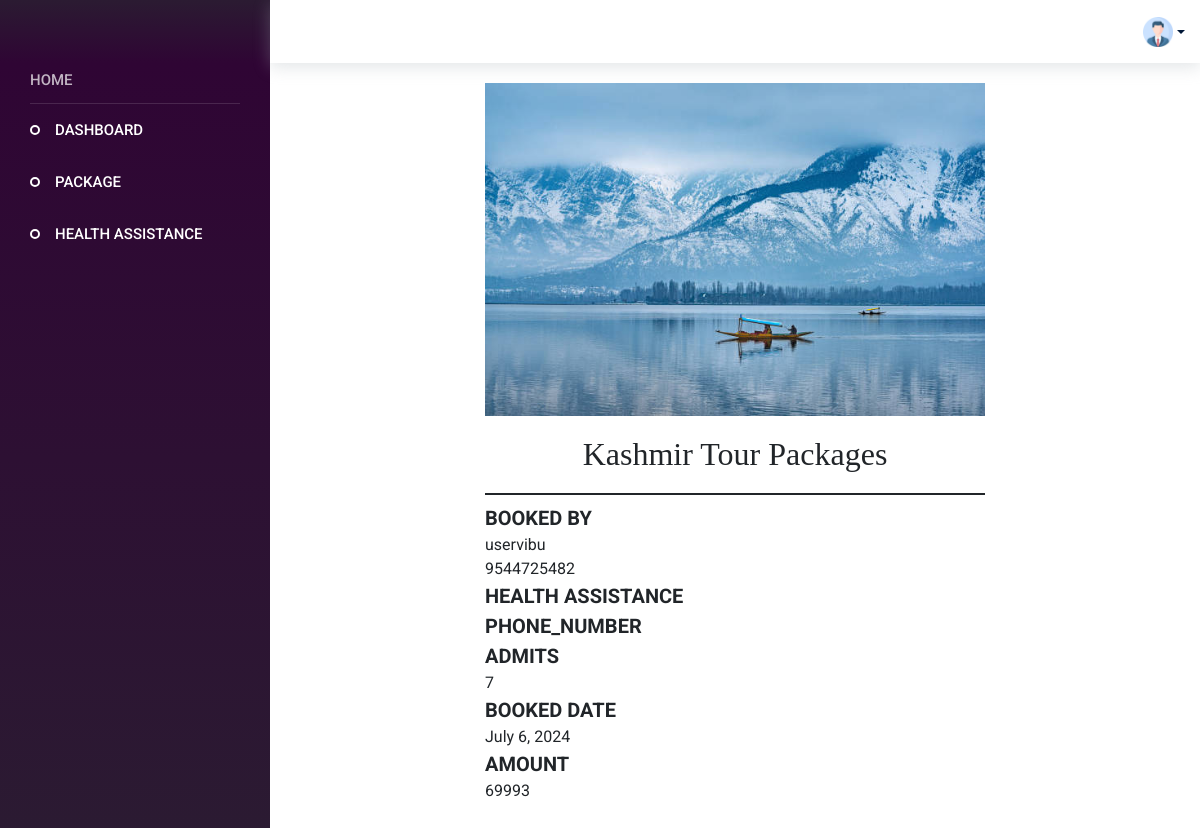
Page /rating/40 (signed in) on the committed database.
### app/models.py (models this page shows, shortened)
class Booking(models.Model):
    booking_status = (
        ('booked', 'booked'),
        ('pending', 'pending'),
        ('reject', 'reject'),
        ('paid', 'paid'),
        ('approved', 'approved')
    )
    user_id = models.ForeignKey(CustomUser, on_delete=models.CASCADE)
    package_id = models.ForeignKey(Package, on_delete=models.CASCADE)
    name = models.CharField(max_length=50)
    no_of_people = models.IntegerField()
    booking_date = models.DateField()
    date = models.DateTimeField(auto_now_add=True)
    HealthAssistant_id = models.ForeignKey(HealthAssistant, on_delete=models.CASCADE,null=True)
    status = models.CharField(choices=booking_status, default='pending', max_length=50)
    total_amount = models.IntegerField()
    rating = models.IntegerField(null=True, blank=True)
    review = models.CharField(max_length=200, null=True, blank=True)

class Package(models.Model):
    user_id = models.ForeignKey(CustomUser, on_delete=models.CASCADE)
    package_name = models.CharField(max_length=100)
    img1 = models.FileField(upload_to='package')
    img2 = models.FileField(upload_to='package')
    expiry_date = models.DateField()
    price = models.IntegerField()
    no_of_days = models.IntegerField()
    no_of_night = models.IntegerField()
    source = models.CharField(max_length=50)
    destination = models.CharField(max_length=50)
    description = models.CharField(max_length=200)
    is_active = models.BooleanField(default=False)

class CustomUser(AbstractUser):
    register_status = (
        ('approve', 'approve'),
        ('pending', 'pending'),
        ('reject', 'reject'),
    )
    phone_number = models.CharField(max_length=10)
    user_type = models.CharField(max_length=100)
    status = models.CharField(choices=register_status, default='pending', max_length=50)

### app/views.py (the view)
# urls.py: path('rating/<int:id>', views.rating, name="rating"),
@cache_control(no_cache=True, must_revalidate=True, no_store=True)
@login_required(login_url=Login)
def rating(request,id):
    booking_data = Booking.objects.get(id=id)
    print(booking_data)
    context = {
        'bookings':booking_data,
    }
    return render(request, 'Vendor/rating.html', context)

### template/Vendor/rating.html (shortened to what this page needs)
<!DOCTYPE html>
<html lang="en">
<head>
  {% load static %}
  <link rel="stylesheet" href="{% static 'css/materialdesignicons.min.css' %}">
  <link rel="stylesheet" href=".{% static 'css/ionicons.css' %}">
  <link rel="stylesheet" href="{% static 'css/flag-icon.min.css' %}">
  <link rel="stylesheet" href="{% static 'css/vendor.bundle.base.css' %}">
  <link rel="stylesheet" href="{% static 'css/vendor.bundle.addons.css' %}">
  <link rel="stylesheet" href="{% static 'css/style.css' %}">
  <link rel="stylesheet" href="{% static 'css/style1.css' %}">
</head>
<body>
  <div class="container-scroller">
    <nav class="navbar default-layout col-lg-12 col-12 p-0 fixed-top d-flex flex-row">
      <div class="text-center navbar-brand-wrapper d-flex align-items-top justify-content-center">
      </div>
      <div class="navbar-menu-wrapper d-flex align-items-center">
        <ul class="navbar-nav ml-auto">
          <li class="nav-item dropdown d-none d-xl-inline-block user-dropdown">
            <a class="nav-link dropdown-toggle" id="UserDropdown" data-toggle="dropdown" aria-expanded="false">
              <img class="" width="30px" src="../../static/images/prof.png" alt="Profile image"> </a>
          </li>
        </ul>
      </div>
    </nav>
    <div class="container-fluid page-body-wrapper">
      <nav class="sidebar sidebar-offcanvas" id="sidebar">
        <ul class="nav">
          <li class="nav-item nav-category">HOME</li>
          <li class="nav-item">
            <a class="nav-link" href="{% url 'agencyindex' %}">
              <span class="menu-title">DASHBOARD</span>
            </a>
          </li>
          <li class="nav-item">
            <a class="nav-link" href="{% url 'add_package' %}">
              <span class="menu-title">PACKAGE</span>
            </a>
          </li>
          <li class="nav-item">
            <a class="nav-link" href="{% url 'health_assistance' %}">
              <span class="menu-title">HEALTH ASSISTANCE</span>
            </a>
          </li>
        </ul>
      </nav>
      {% block content %}
       <div class="" style="margin-left: auto;margin-right: auto;margin-top: 20px;margin-bottom: 50px;">
<div>
        <img src={{bookings.package_id.img1.url}} width="500px" alt="">
        <h2 style="text-align: center;font-family: Cambria, Cochin, Georgia, Times, 'Times New Roman', serif;margin-top: 20px;border-bottom: 2px solid;padding-bottom: 20px;">{{bookings.package_id.package_name}}</h2>
        <div style="font-size: 20px;font-weight: bold;">BOOKED BY</div>
        <div>{{bookings.user_id.username}}</div>
        <div>{{bookings.user_id.phone_number}}</div>
        <div style="font-size: 20px;font-weight: bold;">HEALTH ASSISTANCE</div>
        <div style="font-size: 20px;font-weight: bold;">PHONE_NUMBER</div>
        <div style="font-size: 20px;font-weight: bold;">ADMITS</div>
        <div>{{bookings.no_of_people }}</div>
        <div style="font-size: 20px;font-weight: bold;">BOOKED DATE</div>
        <div>{{bookings.booking_date }}</div>
        <div style="font-size: 20px;font-weight: bold;">AMOUNT</div>
        <div>{{bookings.total_amount }}</div>
      </div>
      {% endblock %}
</body>
</html>

### static/css/style1.css (style rules this page uses)
.nav .nav-item, .navbar-nav .nav-item { line-height: 1; }
.nav .nav-item.dropdown , .navbar-nav .nav-item.dropdown { border: none; content: "\F140"; font-family: "Material Design Icons"; font-size: 20px; text-rendering: auto; line-height: inherit; vertical-align: 0; }
.navbar.default-layout { font-family: "roboto", sans-serif; background: #fff; transition: background 0.25s ease; -webkit-transition: background 0.25s ease; -moz-transition: background 0.25s ease; -ms-transition: background 0.25s ease; }
.navbar.default-layout .navbar-brand-wrapper { transition: width 0.25s ease, background 0.25s ease; -webkit-transition: width 0.25s ease, background 0.25s ease; -moz-transition: width 0.25s ease, background 0.25s ease; -ms-transition: width 0.25s ease, background 0.25s ease; background: linear-gradient(to top, #2f0534, #2b1b32); width: 270px; height: 63px; }
.navbar.default-layout .navbar-menu-wrapper { transition: width 0.25s ease; -webkit-transition: width 0.25s ease; -moz-transition: width 0.25s ease; -ms-transition: width 0.25s ease; color: #001737; padding-left: 15px; padding-right: 15px; width: calc(100% - 270px); height: 63px; box-shadow: 0 4px 16px 0 rgba(167, 175, 183, 0.33); }
.navbar.default-layout .navbar-menu-wrapper .navbar-nav { flex-direction: row; align-items: center; }
.navbar.default-layout .navbar-menu-wrapper .navbar-nav .nav-item { margin-left: 1rem; }
.navbar.default-layout .navbar-menu-wrapper .navbar-nav .nav-item .nav-link { color: inherit; font-size: 15px; vertical-align: middle; }
.navbar.default-layout .navbar-menu-wrapper .navbar-nav .nav-item.user-dropdown { margin-left: 35px; }
.navbar.default-layout .navbar-menu-wrapper .navbar-nav .nav-item.user-dropdown:before { position: relative; top: 2px; font-size: 20px; color: grey; }
.navbar.default-layout .navbar-menu-wrapper .navbar-nav .nav-item.user-dropdown .dropdown-toggle:after { position: relative; top: 50%; }
.sidebar { min-height: calc(100vh - 63px); background: linear-gradient(to top, #2b1b32, #2f0534); font-family: "roboto", sans-serif; padding: 0; width: 270px; z-index: 11; transition: width 0.25s ease, background 0.25s ease; -webkit-transition: width 0.25s ease, background 0.25s ease; -moz-transition: width 0.25s ease, background 0.25s ease; -ms-transition: width 0.25s ease, background 0.25s ease; }
.sidebar > .nav { overflow: hidden; flex-wrap: nowrap; flex-direction: column; }
.sidebar > .nav .nav-item .nav-link { align-items: center; display: flex; padding: 15px 30px 15px 55px; white-space: nowrap; color: #fff; }
.sidebar > .nav .nav-item .nav-link .menu-title { color: inherit; display: inline-block; font-size: 15px; line-height: 1; vertical-align: middle; font-weight: 500; }
.sidebar > .nav .nav-item.nav-category { color: rgba(255, 255, 255, 0.7); border-bottom: 1px solid rgba(255, 255, 255, 0.13); margin: 0 30px; font-size: 15px; font-weight: 500; padding: 10px 0px 15px 0px; }
.sidebar > .nav > .nav-item > .nav-link { height: 52px; }
.sidebar > .nav > .nav-item:not(.nav-profile) > .nav-link { position: relative; }
.sidebar > .nav > .nav-item:not(.nav-profile) > .nav-link:before { content: ""; position: absolute; left: 30px; right: 50%; width: 10px; height: 10px; border-radius: 100%; border: 2px solid #fff; display: block; }
.sidebar > .nav:not(.sub-menu) > .nav-item > .nav-link { background: transparent; transition-duration: 0.3s; transition-timing-function: "ease-in-out"; transition-property: "background", "color", "box-shadow", "padding"; }
.navbar.fixed-top + .page-body-wrapper { padding-top: 63px; }
.page-body-wrapper { min-height: calc(100vh - 63px); display: flex; flex-direction: row; padding-left: 0; padding-right: 0; }
.container-scroller { overflow: hidden; }

### rows in the picture
Booking: package_id.img1 (picture), package_id.package_name "Kashmir Tour Packages", user_id.username "uservibu", user_id.phone_number "9544725482", no_of_people "7", booking_date "July 6, 2024", total_amount "69993"
